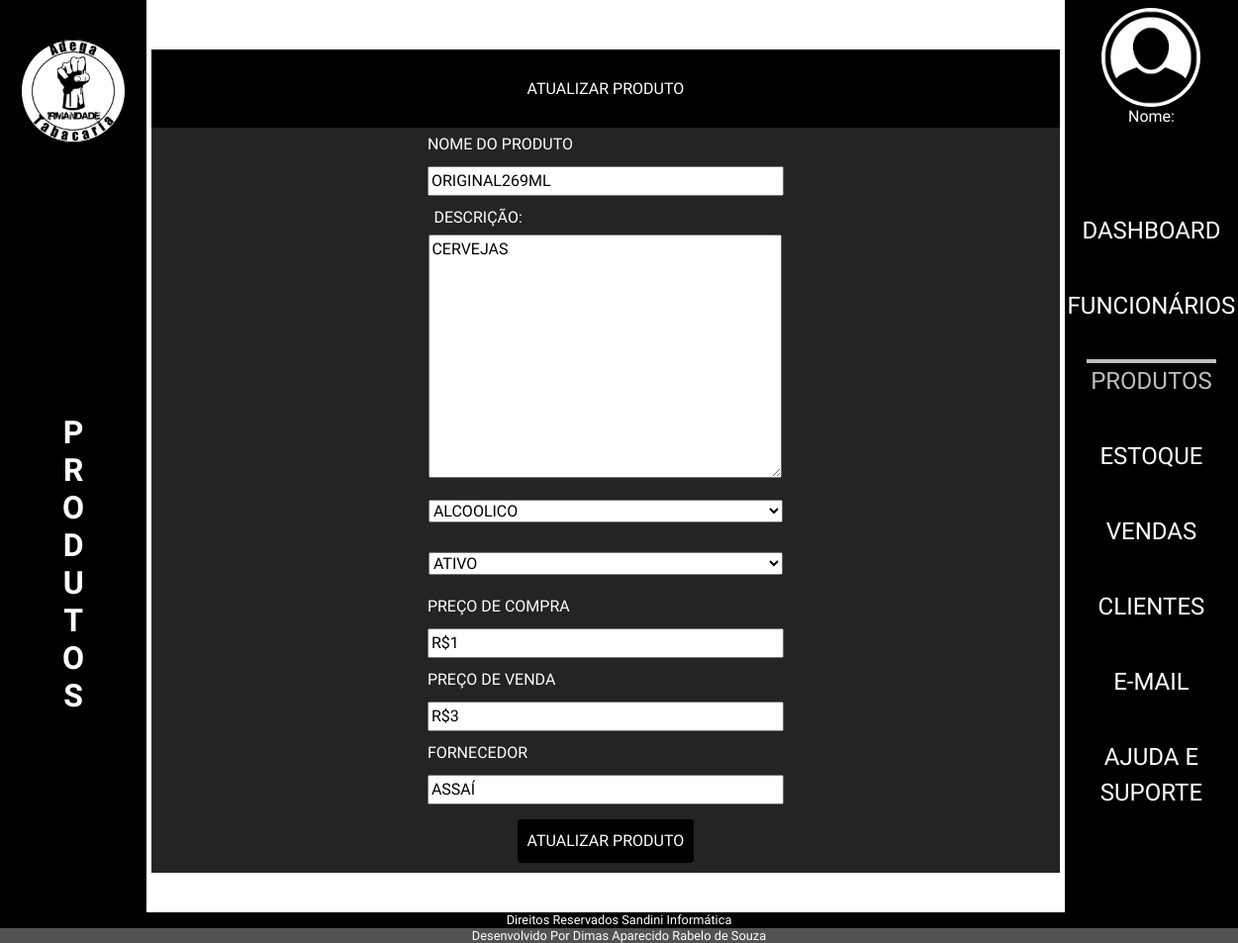
Page /admin/index.php?p=produtos&pr=atualizar&id=1 on the committed database.
### tables this page shows
CREATE TABLE `tblprodutos` (
  `idProduto` int(11) NOT NULL,
  `nomeProduto` varchar(255) DEFAULT NULL,
  `descricaoProduto` varchar(50) DEFAULT NULL,
  `categoriaProduto` varchar(50) DEFAULT NULL,
  `statusProduto` varchar(255) DEFAULT 'Ativo',
  `precoCompraProduto` double(10,2) DEFAULT NULL,
  `precoVendaProduto` double(10,2) DEFAULT NULL,
  `fornecedorProduto` varchar(20) DEFAULT NULL,
  `dataReceProduto` date DEFAULT curdate(),
  `horaProduto` time DEFAULT curtime()
);

### admin/class/produto.php (called while the page is built, shortened)
<?php
class ProdutoClass
{
    public $idProduto;
    public function __construct($id = false)
    {
        if($id){
            $this->idProduto = $id;
            $this->Carregar();
        }
    }
    public function Carregar()
    {
        $query = "SELECT * FROM tblprodutos WHERE idProduto = " . $this->idProduto;
        $conn = Conexao::LigarConexao();
        $resultado = $conn->query($query);
        $lista = $resultado->fetchAll();
        foreach ($lista as $linha) {
        $this->nomeProduto = $linha['nomeProduto'];
        $this->descricaoProduto = $linha['descricaoProduto'];
        $this->categoriaProduto = $linha['categoriaProduto'];
        $this->statusProduto = $linha['statusProduto'];
        $this->precoCompraProduto = $linha['precoCompraProduto'];
        $this->precoVendaProduto = $linha['precoVendaProduto'];
        $this->fornecedorProduto = $linha['fornecedorProduto'];
        }
    }
}

### admin/produtos/atualizar.php (the view, shortened to what this page needs)
<?php
require_once("class/produto.php");
$produto = new ProdutoClass($id);
?>
<h1   class="h1Atual">Atualizar Produto</h1>
<form action="index.php?p=produtos&pr=atualizar&id=<?php echo $produto->idProduto ?>" method="POST" enctype="multipart/form-data">
    <div>
        <label for="nomeProduto"> Nome do Produto</label>
        <input type="text" name="nomeProduto" id="nomeProduto" placeholder="Informe o Produto" value="<?php echo $produto->nomeProduto ?>">
    </div>
    <div>
        <label for="descricaoProduto">Descrição:</label>
        <div>
            <textarea name="descricaoProduto" id="descricaoProduto" cols="37" rows="10" required="" placeholder="descrição do produto:"><?php echo $produto->descricaoProduto ?></textarea>
        </div>
    </div>
    <div>
        <select class="seleproduto" aria-label="Default select example" name="categoriaProduto">
            <?php
            $categoriaProdutoAtual = $produto->categoriaProduto;
            $opcoesCategoria = array(
                'ALCOOLICO' => 'ALCOOLICO',
                'NÃO ALCOÓLICO' => 'NÃO ALCOÓLICO',
                'TABACARIA' => 'TABACARIA'
            );
            foreach ($opcoesCategoria as $valor => $texto) {
                $selected = ($valor == $categoriaProdutoAtual) ? 'selected' : '';
                echo "<option value='$valor' $selected>$texto</option>";
            }
            ?>
        </select>
    </div>
    <div>
    <div>
        <select class="selestatus" aria-label="Default select example" name="statusProduto">
            <?php
            $statusProdutoAtual = $produto->statusProduto;
            $opcoesStatus = array(
                'ATIVO' => 'ATIVO',
                'DESATIVADO' => 'DESATIVADO'
            );
            foreach ($opcoesStatus as $valor => $texto) {
                $selected = ($valor == $statusProdutoAtual) ? 'selected' : '';
                echo "<option value='$valor' $selected>$texto</option>";
            }
            ?>
        </select>
    </div>
    </div>
    <div>
        <label for="precoCompraProduto">Preço de Compra</label>
        <input type="text" name="precoCompraProduto" pattern="\d+(\.\d{1,2})?" id="precoCompraProduto" placeholder="digite o valor da compra" value="R$<?php echo $produto->precoCompraProduto ?>">
    </div>
    <div>
        <label for="precoVendaProduto">Preço de Venda</label>
        <input type="text" name="precoVendaProduto" pattern="\d+(\.\d{1,2})?" id="precoVendaProduto" placeholder="digite o preço de venda" value="R$<?php echo $produto->precoVendaProduto ?>">
    </div>
    <div>
        <label for="fornecedorProduto">Fornecedor</label>
        <input type="text" name="fornecedorProduto" id="fornecedorProduto" placeholder="digite o fornecedor" value="<?php echo $produto->fornecedorProduto ?>">
    </div>
    <div>
        <button type="submit">Atualizar Produto</button>
    </div>
</form>

### admin/css/estilo.css (style rules this page uses)
* a, h1, h2, h3, h4 { font-family: 'Secular One'; font-size: 16px; text-align: center; margin: 0; padding: 0; box-sizing: border-box; text-decoration: none; }
select, input { text-transform: uppercase; }
body { display: flex; flex-direction: column; min-height: 100vh; color: #ffffff; }
h1 { width: 80%; margin-top: 10px }
h1 { text-align: center; background: #000000; width: 100%; padding: 30px 0px; text-transform: uppercase; }
form { display: flex; flex-direction: column; align-items: center; background: #252323; width: 100%; font-family: 'Secular One'; text-transform: uppercase; }
label { display: flex; flex-direction: column; margin: 5px 5px; color: #ffffff; }
input { margin: 5px 5px; width: 360px; text-transform: uppercase; }
select { margin: 30px; }
button { margin: 10px 0; padding: 10px; background-color: #000000; color: #fff; border: none; border-radius: 4px; text-transform: uppercase; }
.selestatus, .seleproduto { width: 358px; margin: 15px; }
.h1Atual { color: #ffffff; }

### rows in the picture
tblprodutos: nomeProduto "ORIGINAL269ML", descricaoProduto "CERVEJAS", precoCompraProduto "R$1", precoVendaProduto "R$3", fornecedorProduto "assaí"

### other values in the picture
$texto[$i] "P"
$texto[$i] "R"
$texto[$i] "O"
$texto[$i] "D"
$texto[$i] "U"
$texto[$i] "T"
$texto[$i] "S"
form field categoriaProduto "ALCOOLICO"
form field statusProduto "ATIVO"
